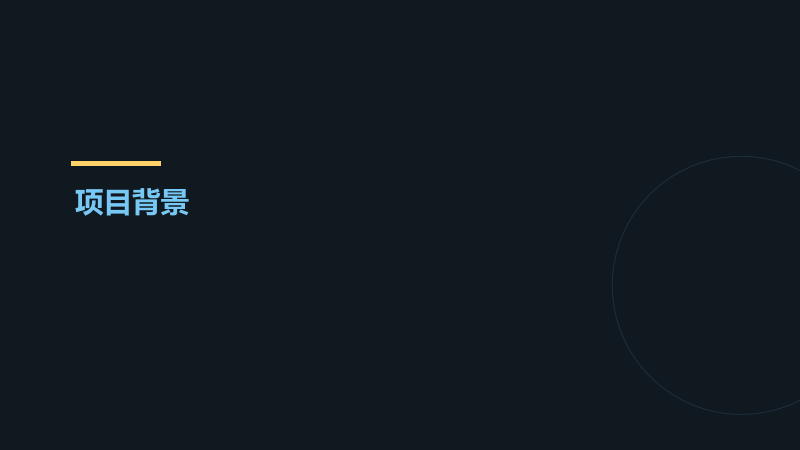
#> input picture lessons/lesson02/ppt7_assets/preview_p7/slide02.png, 1600 x 900 px (shown at 1/2 size); its folder holds only this picture in this run
$ python validate.py
#> lines starting #> are read from the running program, lines starting #| are printed output that depends on the picture
# -*- coding: utf-8 -*-
"""交付前校验：底部越界检测 + 生成 6 张预览联页图"""
from PIL import Image, ImageDraw
import glob, os, math

files = sorted(glob.glob("preview_p7/slide*.png"))
bad = []
for f in files:
    im = Image.open(f).convert("RGB"); W, H = im.size; px = im.load()
#> after `W, H = im.size`: W = 1600; H = 900
    c = 0
    for y in range(H-30, H):
        for x in range(0, W, 3):
            r, g, b = px[x, y]
            if abs(r-16)+abs(g-24)+abs(b-32) > 60:
                c += 1
#> after the loop, c = 0
    if c > 3 and os.path.basename(f) != "slide01.png":
        bad.append((os.path.basename(f), c))
print("底部越界页：", bad if bad else "无")
print("总页数：", len(files))

cols, per = 3, 15
tw = 500
for pg in range(math.ceil(len(files)/per)):
    chunk = files[pg*per:(pg+1)*per]
    ims = [Image.open(f) for f in chunk]
#> ims = 1 item
    th = int(tw * ims[0].height / ims[0].width)
#> th = 281
    R = math.ceil(len(chunk)/cols)
    cv = Image.new("RGB", (cols*(tw+8)+8, R*(th+22)+8), (255, 255, 255))
#> cv: PIL image 1532x311 RGB; every value is 255
    d = ImageDraw.Draw(cv)
    for i, (f, im) in enumerate(zip(chunk, ims)):
        r, c = divmod(i, cols)
        x, y = 8+c*(tw+8), 8+r*(th+22)
        cv.paste(im.resize((tw, th)), (x, y))
        d.text((x+4, y+th+4), os.path.basename(f).replace("slide", "第").replace(".png", "页"), fill=(0, 0, 0))
#> this loop made 1 pass
#> (f, r, c, x, y) on pass 1: ('preview_p7/slide02.png', 0, 0, 8, 8)
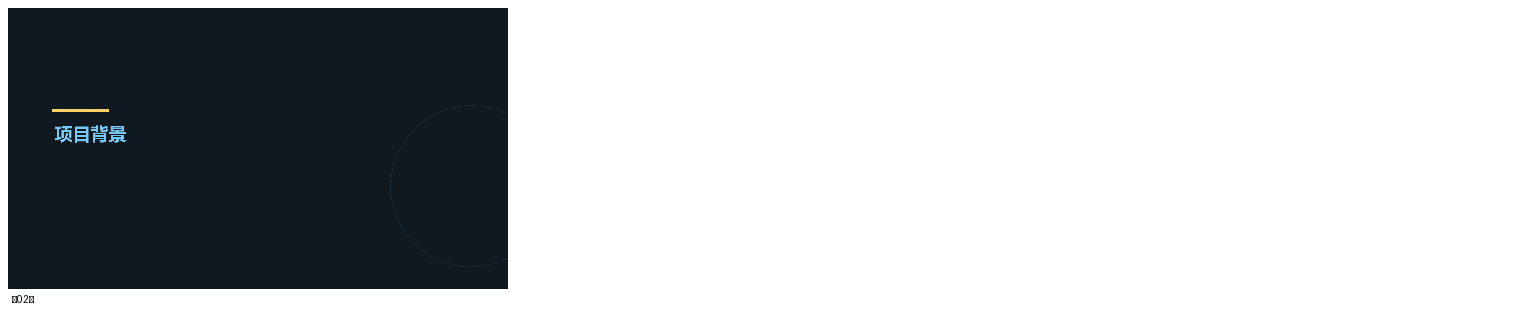
#> cv: PIL image 1532x311 RGB; mean R, G, B 184.7, 187.2, 189.5
    cv.save(f"preview/ppt7_p{pg+1}.png")
print("预览联页：preview/ppt7_p1..p6.png")

$ run again, on lessons/lesson02/ppt7_assets/preview_p7/slide06.png
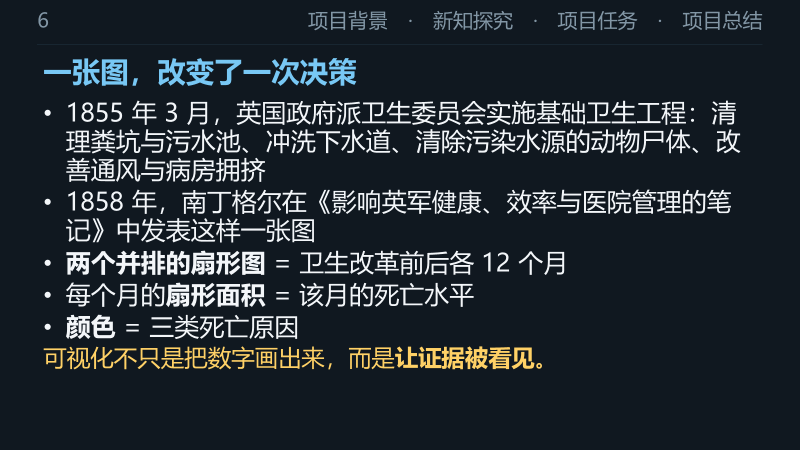
#> input picture lessons/lesson02/ppt7_assets/preview_p7/slide06.png, 1600 x 900 px (shown at 1/2 size)
#> after the loop `for y in range(H-30, H):`: c = 0
#> ims = 1 item
#> the loop `for i, (f, im) in enumerate(zip(chunk, ims)):` made 1 pass
#> (f, r, c, x, y) on pass 1: ('preview_p7/slide06.png', 0, 0, 8, 8)
#> after the loop `for i, (f, im) in enumerate(zip(chunk, ims)):`:
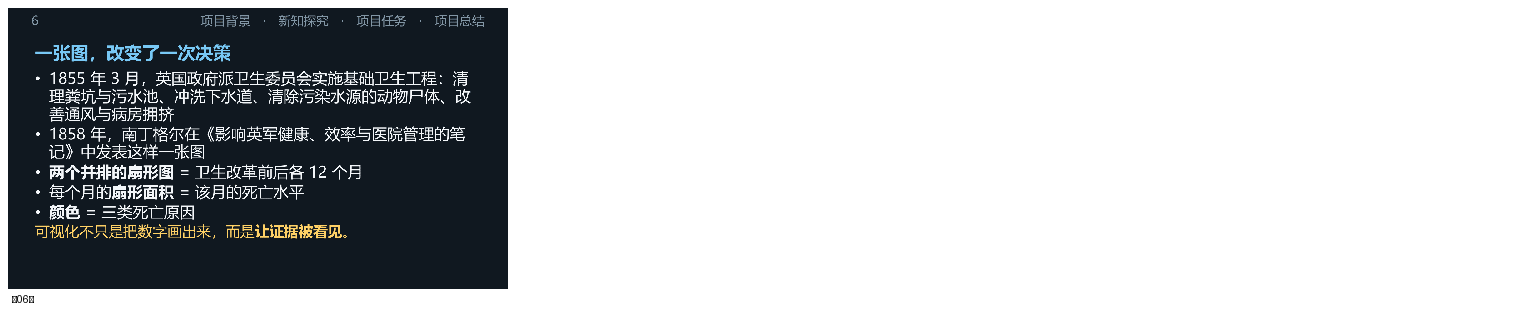
#> cv: PIL image 1532x311 RGB; mean R, G, B 190.6, 192.9, 194.9

$ run again, on lessons/lesson02/ppt7_assets/preview_p7/slide07.png
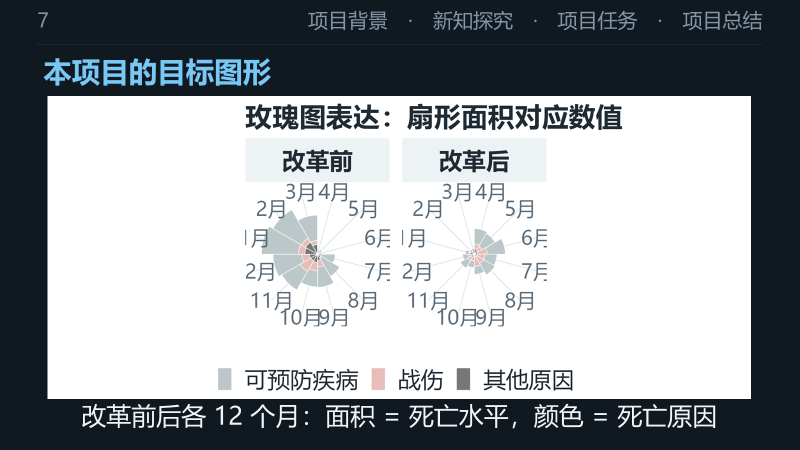
#> input picture lessons/lesson02/ppt7_assets/preview_p7/slide07.png, 1600 x 900 px (shown at 1/2 size)
#> im is the input picture: PIL image 1600x900 RGB; mean R, G, B 153, 157.6, 161.6
#> after the loop `for y in range(H-30, H):`: c = 0
#> ims = 1 item
#> the loop `for i, (f, im) in enumerate(zip(chunk, ims)):` made 1 pass
#> (f, r, c, x, y) on pass 1: ('preview_p7/slide07.png', 0, 0, 8, 8)
#> after the loop `for i, (f, im) in enumerate(zip(chunk, ims)):`:
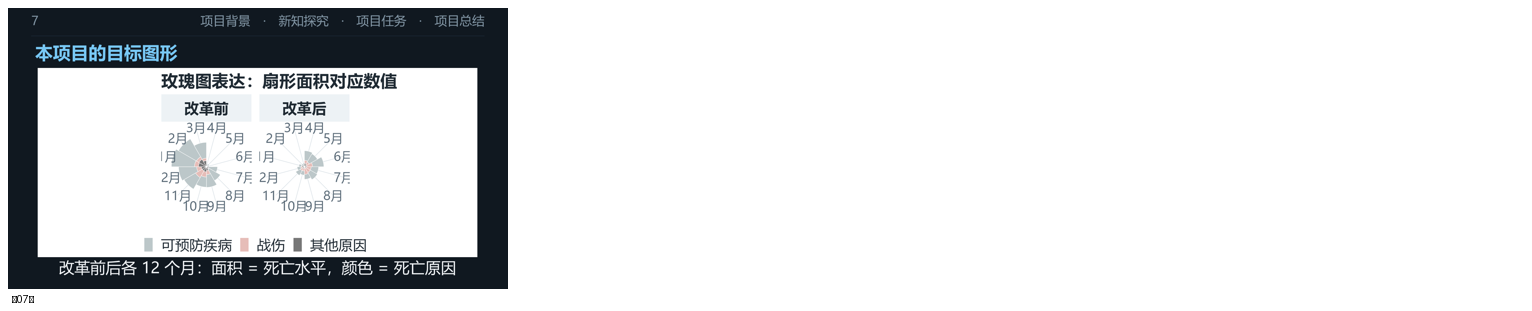
#> cv: PIL image 1532x311 RGB; mean R, G, B 224.8, 226.2, 227.4

$ run again, on lessons/lesson02/ppt7_assets/preview_p7/slide08.png
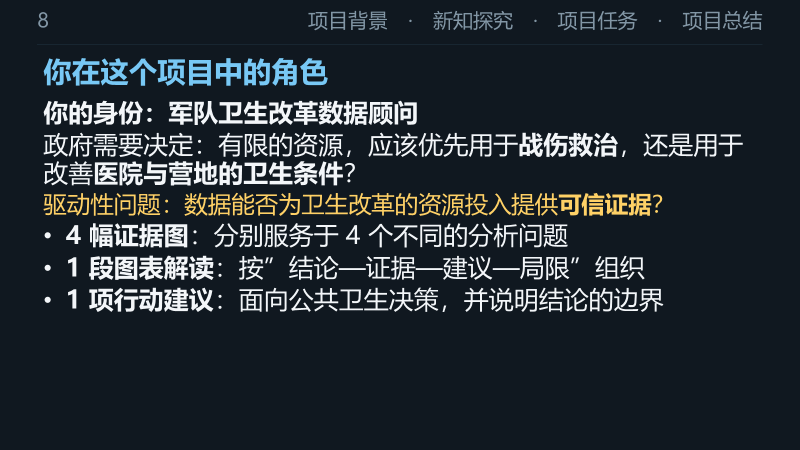
#> input picture lessons/lesson02/ppt7_assets/preview_p7/slide08.png, 1600 x 900 px (shown at 1/2 size)
#> after the loop `for y in range(H-30, H):`: c = 0
#> ims = 1 item
#> the loop `for i, (f, im) in enumerate(zip(chunk, ims)):` made 1 pass
#> (f, r, c, x, y) on pass 1: ('preview_p7/slide08.png', 0, 0, 8, 8)
#> after the loop `for i, (f, im) in enumerate(zip(chunk, ims)):`:
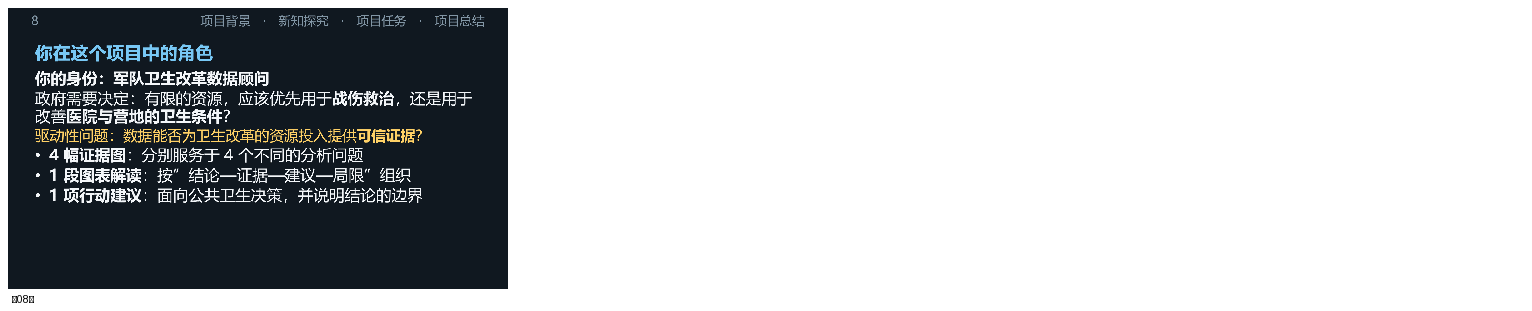
#> cv: PIL image 1532x311 RGB; mean R, G, B 191, 193.3, 195.2

$ run again, on lessons/lesson02/ppt7_assets/preview_p7/slide03.png
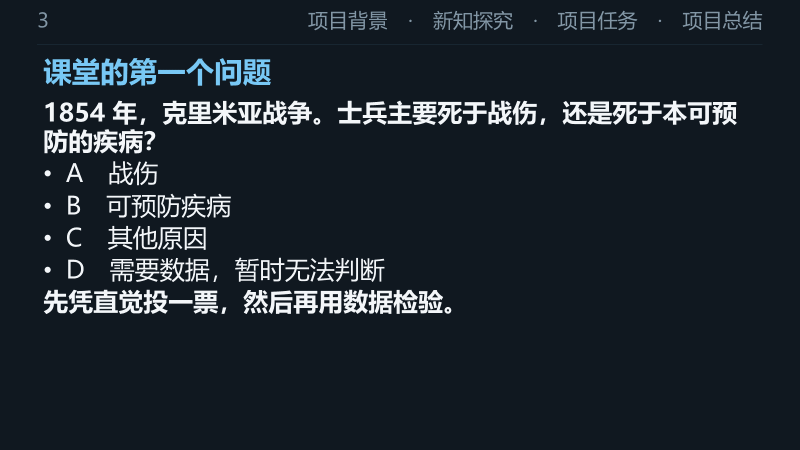
#> input picture lessons/lesson02/ppt7_assets/preview_p7/slide03.png, 1600 x 900 px (shown at 1/2 size)
#> after the loop `for y in range(H-30, H):`: c = 0
#> ims = 1 item
#> the loop `for i, (f, im) in enumerate(zip(chunk, ims)):` made 1 pass
#> (f, r, c, x, y) on pass 1: ('preview_p7/slide03.png', 0, 0, 8, 8)
#> after the loop `for i, (f, im) in enumerate(zip(chunk, ims)):`:
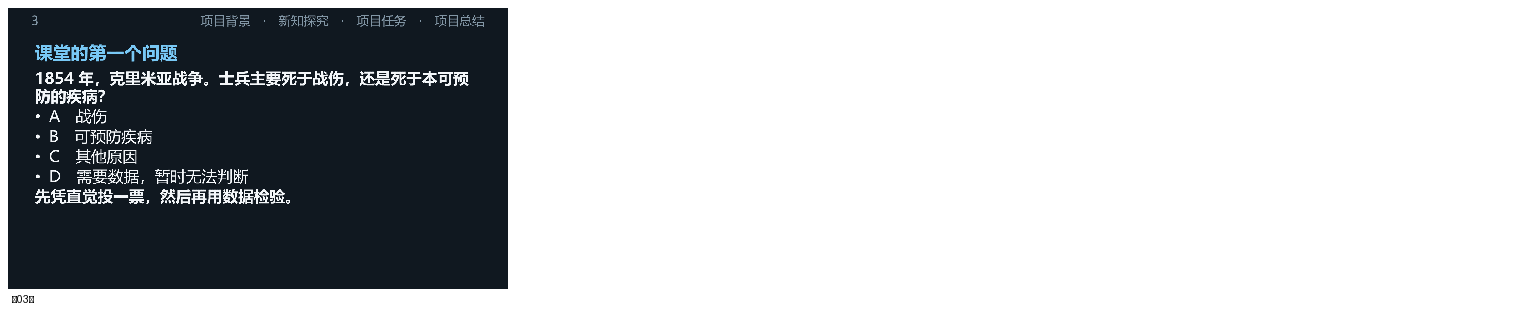
#> cv: PIL image 1532x311 RGB; mean R, G, B 188.3, 190.8, 193.2
